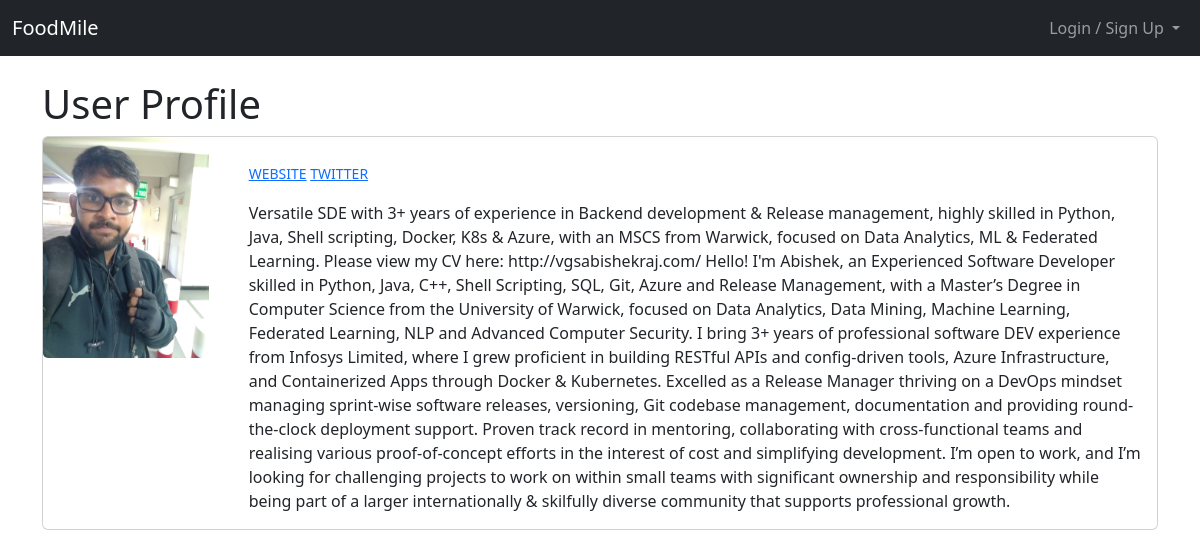
The page /user/1/profile/view on the database its author committed.
### foodmileblog/models.py (models this page shows, shortened)
class UserProfile(models.Model):
    user_profile = models.OneToOneField(User, null=True, on_delete=models.CASCADE)
    bio = models.TextField()
    profile_picture = models.ImageField(null=True, blank=True, upload_to="images/profile_pictures/")
    personal_website_url = models.CharField(max_length=255, null=True, blank=True)
    instagram_url = models.CharField(max_length=255, null=True, blank=True)
    twitter_url = models.CharField(max_length=255, null=True, blank=True)

### foodmileusers/views.py (the view)
# urls.py: path('<int:pk>/profile/view', ShowProfilePageView.as_view(), name="show-profile-page"),
class ShowProfilePageView(generic.DeleteView):
    model = UserProfile
    template_name = 'registration/user_profile.html'
    def get_context_data(self, *args, **kwargs):
        page_user = get_object_or_404(UserProfile, id=str(self.kwargs['pk']))
        context = super(ShowProfilePageView, self).get_context_data(*args, **kwargs)
        context["page_user"] = page_user
        return context

### foodmileusers/templates/registration/user_profile.html (shortened to what this page needs)
{% extends 'base.html' %}
{% load static %}
{% block content %}
<h1>User Profile</h1>
<div class="card mb-3">
    <div class="row no-gutters">
      <div class="col-md-2">
        {% if page_user.profile_picture %}
            <img src="{{ page_user.profile_picture.url }}" class="card-img">
        {% else %}
            <img src="{% static 'foodmileblog/images/static_profile_pic.png' %}" class="card-img">
        {% endif %}
      </div>
      <div class="col-md-10">
        <div class="card-body">
          <p class="card-text"><small class="text-muted">
            {% if page_user.personal_website_url %}<a href="{{ page_user.personal_website_url }}">WEBSITE</a> {% endif %}
            {% if page_user.twitter_url %} <a href="{{ page_user.twitter_url }}">TWITTER</a> {% endif %}
            </small></p>
          <p class="card-text">{{ page_user.bio }}</p>
        </div>
      </div>
    </div>
  </div>
{% endblock %}

### rows shown on the page
UserProfile: profile_picture (picture), bio "Versatile SDE with 3+ years of experience in Backend development & Release management, highly skilled in Python, Java, Shell scripting, Docker, K8s & Azure, with an MSCS from Warwick, focused on Data Analytics, ML & Federated Learning. Please view my CV here: http://vgsabishekraj.com/ Hello! I'm Abishek, an Experienced Software Developer skilled in Python, Java, C++, Shell Scripting, SQL, Git, Azure and Release Management, with a Master’s Degree in Computer Science from the University of Warwick, focused on Data Analytics, Data Mining, Machine Learning, Federated Learning, NLP and Advanced Computer Security. I bring 3+ years of professional software DEV experience from Infosys Limited,…"
